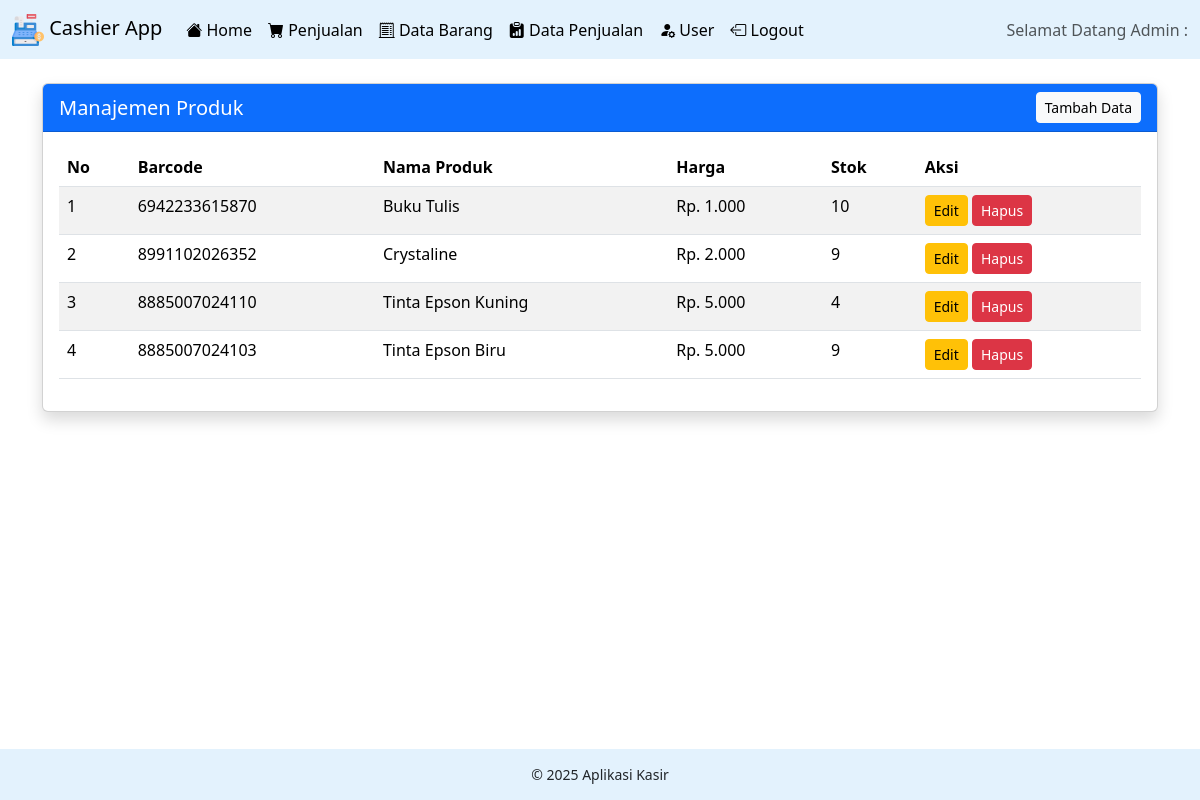
Page /pages/admin/data-barang.php on the committed database.
### tables this page shows
CREATE TABLE `produk` (
  `id` int(11) NOT NULL,
  `ProdukID` varchar(255) NOT NULL,
  `NamaProduk` varchar(255) NOT NULL,
  `Harga` decimal(10,2) NOT NULL,
  `Stok` int(11) NOT NULL
);

### pages/admin/data-barang.php (the view, shortened to what this page needs)
<?php
include '../../config/navbar-admin.php';
?>
<!DOCTYPE html>
<html lang="en">
<head>
    <link rel="stylesheet" href="../../css/style.css">
</head>
<body>
<div class="container mt-4">
    <div class="card shadow rounded">
        <div class="card-header bg-primary text-white d-flex justify-content-between align-items-center">
            <h5 class="mb-0">Manajemen Produk</h5>
            <button type="button" class="btn btn-light btn-sm" data-bs-toggle="modal" data-bs-target="#tambah-data">Tambah Data</button>
        </div>
        <div class="card-body">
            <div class="table-responsive">
                <table class="table table-striped table-hover">
                    <thead class="table" style="background-color: #e3f2fd;">
                        <tr>
                            <th>No</th>
                            <th>Barcode</th>
                            <th>Nama Produk</th>
                            <th>Harga</th>
                            <th>Stok</th>
                            <th>Aksi</th>
                        </tr>
                    </thead>
                    <tbody>
                        <?php
                        include '../../config/koneksi.php';
                        $no = 1;
                        $data = mysqli_query($conn, "SELECT * FROM produk");
                        while ($d = mysqli_fetch_array($data)) { ?>
                            <tr>
                                <td><?php echo $no++; ?></td>
                                <td><?php echo $d['ProdukID']; ?></td>
                                <td><?php echo $d['NamaProduk']; ?></td>
                                <td>Rp. <?php echo number_format($d['Harga'], 0, ',', '.'); ?></td>
                                <td><?php echo $d['Stok']; ?></td>
                                <td>
                                    <button type="button" class="btn btn-warning btn-sm" data-bs-toggle="modal" data-bs-target="#edit-data<?php echo $d['ProdukID']; ?>">Edit</button>
                                    <button type="button" class="btn btn-danger btn-sm" data-bs-toggle="modal" data-bs-target="#hapus-data<?php echo $d['ProdukID']; ?>">Hapus</button>
                                </td>
                            </tr>
                        <?php } ?>
                    </tbody>
                </table>
            </div>
        </div>
    </div>
</div>
<footer class="footer">
    &copy; 2025 Aplikasi Kasir
</footer>
</body>
<link href="https://cdn.jsdelivr.net/npm/bootstrap@5.3.3/dist/css/bootstrap.min.css" rel="stylesheet">
</html>

### css/style.css (style rules this page uses)
.footer { background-color: #e3f2fd; text-align: center; padding: 15px; font-size: 14px; position: absolute; bottom: 0; width: 100%; }
body { display: flex; flex-direction: column; min-height: 100vh; position: relative; }

### rows in the picture
produk: ProdukID "6942233615870", NamaProduk "Buku Tulis", Harga "1.000", Stok "10"
produk: ProdukID "8991102026352", NamaProduk "Crystaline", Harga "2.000", Stok "9"
produk: ProdukID "8885007024110", NamaProduk "Tinta Epson Kuning", Harga "5.000", Stok "4"
produk: ProdukID "8885007024103", NamaProduk "Tinta Epson Biru", Harga "5.000", Stok "9"
